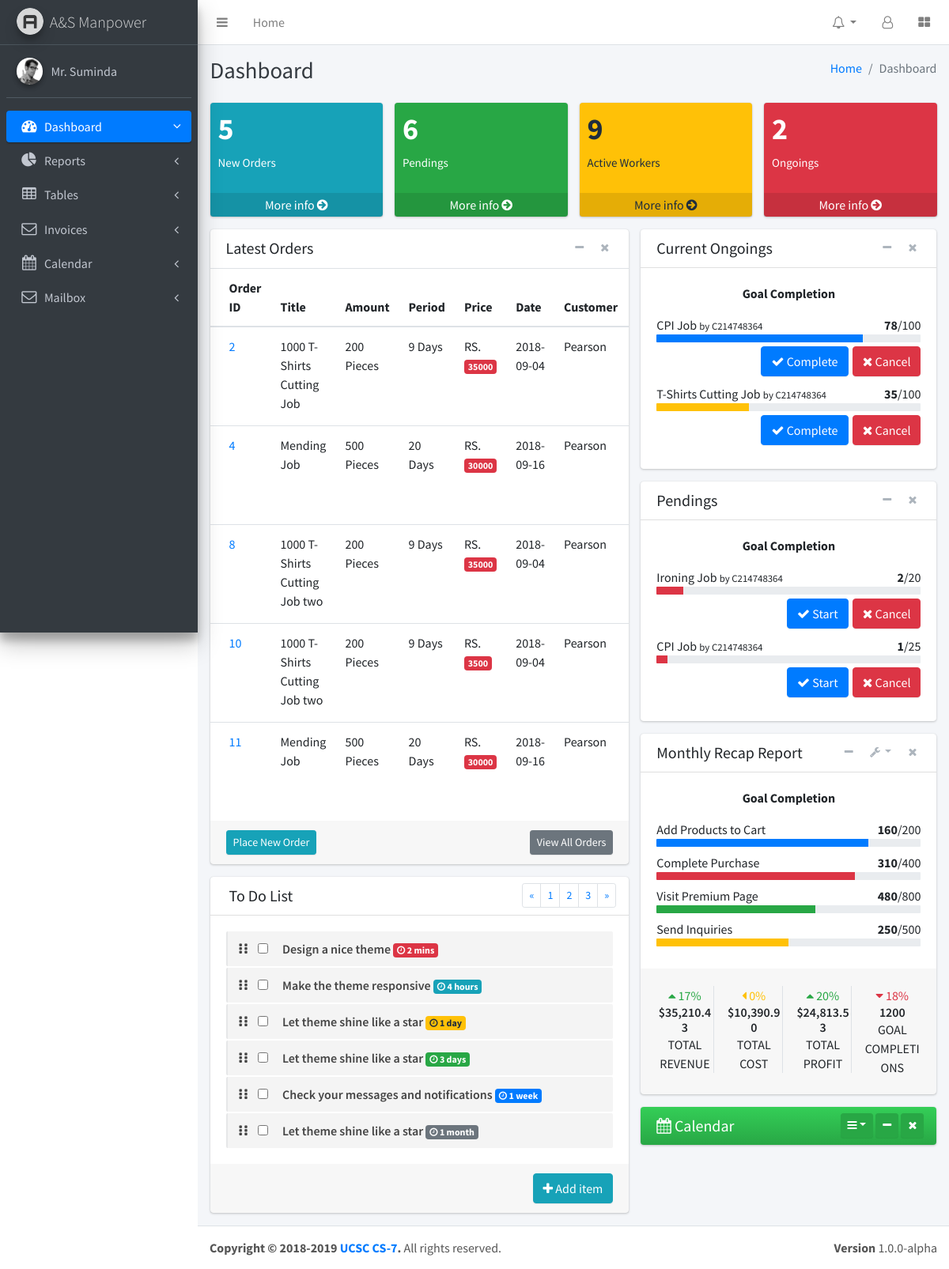
The page /pages/supplier.php on the database its author committed.
### tables this page shows
CREATE TABLE IF NOT EXISTS `company_job` (
  `jobID` int(11) NOT NULL AUTO_INCREMENT,
  `jobTitle` varchar(45) DEFAULT NULL,
  `jobType` varchar(45) DEFAULT NULL,
  `jobAmount` varchar(45) DEFAULT NULL,
  `jobPeriod` varchar(45) DEFAULT NULL,
  `jobPrice` varchar(45) DEFAULT NULL,
  `jobDate` varchar(45) DEFAULT NULL,
  `jobStatus` varchar(45) DEFAULT NULL,
  `comID` varchar(10) NOT NULL,
  `supID` varchar(45) NOT NULL,
  PRIMARY KEY (`jobID`),
  KEY `fk_company_job_company_personal_idx` (`comID`),
  KEY `fk_company_job_supplier_personal1_idx` (`supID`)
);

CREATE TABLE IF NOT EXISTS `company` (
  `comID` varchar(10) NOT NULL,
  `comName` varchar(45) DEFAULT NULL,
  `comPhone` varchar(45) DEFAULT NULL,
  `comAddress` varchar(200) DEFAULT NULL,
  `comEmail` varchar(45) DEFAULT NULL,
  PRIMARY KEY (`comID`)
);

CREATE TABLE IF NOT EXISTS `supplier_job` (
  `jobID` int(11) NOT NULL AUTO_INCREMENT,
  `jobTitle` varchar(45) DEFAULT NULL,
  `jobType` varchar(45) DEFAULT NULL,
  `jobCount` int(11) DEFAULT NULL,
  `workerCount` int(11) NOT NULL,
  `jobPeriod` varchar(45) DEFAULT NULL,
  `jobStatus` varchar(45) DEFAULT 'offline',
  `jobStart` varchar(45) DEFAULT NULL,
  `jobEnd` varchar(45) DEFAULT NULL,
  `jobPublished` varchar(100) DEFAULT NULL,
  `jobProgress` varchar(45) DEFAULT NULL,
  `supID` varchar(45) NOT NULL,
  `locationID` int(11) NOT NULL,
  `comID` varchar(100) DEFAULT NULL,
  `jobNature` varchar(10) NOT NULL DEFAULT 'Full Time',
  `workersJoined` int(10) NOT NULL DEFAULT '0',
  `jobRatings` int(10) NOT NULL DEFAULT '0',
  PRIMARY KEY (`jobID`),
  KEY `supID` (`supID`),
  KEY `locationID` (`locationID`)
);

### pages/query_boxes/company_job_accept.php (the view, shortened to what this page needs)
<?php
    $queryJob="SELECT * FROM company_job,company WHERE company_job.jobStatus='offline' AND company_job.comID=company.comID LIMIT 10";
    $resultJob=mysqli_query($conn,$queryJob);
    if(mysqli_num_rows($resultJob)>0){
        while($rowJob=mysqli_fetch_assoc($resultJob)){
            echo "<tr>
                      <td><a href='others/examples/invoice.html'>".$rowJob['jobID']."</a></td>
                      <td>".$rowJob['jobTitle']."</td>
                      <td>".$rowJob['jobAmount']." Pieces</td>
                      <td>".$rowJob['jobPeriod']." Days</td>
                      <td>RS. <span class='badge badge-danger'>".$rowJob['jobPrice']."</span></td>
                      <td>".$rowJob['jobDate']."</td>
                      <td>".$rowJob['comName']."</td>
                      <td style='text-align:right'>
                        <button style='margin:6px'  class='btn btn-primary' data-target='#".$rowJob['jobID']."' data-toggle='modal'>+Publish</button>
                        <button style='margin:6px' class='btn btn-danger' data-target='#reject_warning_modal' data-toggle='modal'>Reject</button>
                        </td>
                    </tr>";
        }
    }
?>

### pages/query_boxes/supplier_ongoing_jobs_view.php (shortened to what this page needs)
<?php
    $queryJob="SELECT * FROM supplier_job WHERE jobStatus='start' LIMIT 10";
    $resultJob=mysqli_query($conn,$queryJob);
    if(mysqli_num_rows($resultJob)>0){
        while($rowJob=mysqli_fetch_assoc($resultJob)){
            $level="danger";
           if($rowJob['jobProgress']>75){
               $level="primary";
           }else if($rowJob['jobProgress']>50){
               $level="success";
           }else if($rowJob['jobProgress']>25){
               $level="warning";
           }
            echo "<div class='progress-group'>
                      ".$rowJob['jobTitle']." <small>by ".$rowJob['comID']."</small>
                      <span class='float-right'><b>".$rowJob['jobProgress']."</b>/100</span>
                      <div class='progress progress-sm'>
                        <div class='progress-bar bg-".$level."' style='width: ".$rowJob['jobProgress']."%'></div>
                      </div>
                      <div style='text-align:right'>
                        <button style='margin:5px 2px 2px 0' class='btn btn-primary'><i class='fa fa-check' aria-hidden='true'></i> Complete</button>
                        <button style='margin:5px 0 2px 0' class='btn btn-danger'><i class='fa fa-close' aria-hidden='true'></i> Cancel</button>
                    </div>
                    </div>
                    ";
        }
    }
?>

### rows shown on the page
company_job: jobID "2", jobTitle "1000 T-Shirts Cutting Job", jobAmount "200", jobPeriod "9", jobPrice "35000", jobDate "2018-09-04", comID.comName "Pearson"
company_job: jobID "4", jobTitle "Mending Job", jobAmount "500", jobPeriod "20", jobPrice "30000", jobDate "2018-09-16", comID.comName "Pearson"
company_job: jobID "8", jobTitle "1000 T-Shirts Cutting Job two", jobAmount "200", jobPeriod "9", jobPrice "35000", jobDate "2018-09-04", comID.comName "Pearson"
company_job: jobID "10", jobTitle "1000 T-Shirts Cutting Job two", jobAmount "200", jobPeriod "9", jobPrice "3500", jobDate "2018-09-04", comID.comName "Pearson"
company_job: jobID "11", jobTitle "Mending Job", jobAmount "500", jobPeriod "20", jobPrice "30000", jobDate "2018-09-16", comID.comName "Pearson"
supplier_job: jobTitle "CPI Job", comID "C214748364", jobProgress "78"
supplier_job: jobTitle "T-Shirts Cutting Job", comID "C214748364", jobProgress "35"

### other values the page prints
$row['jobCount'] "5"
$row['jobCount'] "6"
$row['workerCount'] "9"
$row['jobCount'] "2"
$rowJob['jobTitle'] "Ironing Job"
$rowJob['comID'] "C214748364"
$rowCount['workerCount'] "2"
$rowJob['workerCount'] "20"
$rowJob['jobTitle'] "CPI Job"
$rowCount['workerCount'] "1"
$rowJob['workerCount'] "25"
